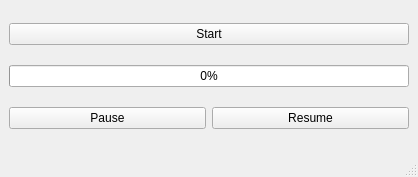
<?xml version="1.0" encoding="UTF-8"?>
<ui version="4.0">
 <class>Widget</class>
 <widget class="QMainWindow" name="Widget">
  <property name="geometry">
   <rect>
    <x>0</x>
    <y>0</y>
    <width>418</width>
    <height>177</height>
   </rect>
  </property>
  <property name="windowTitle">
   <string>Widget</string>
  </property>
  <widget class="QWidget" name="centralwidget">
   <layout class="QVBoxLayout" name="verticalLayout">
    <item>
     <widget class="QPushButton" name="pbStart">
      <property name="text">
       <string>Start</string>
      </property>
     </widget>
    </item>
    <item>
     <widget class="QProgressBar" name="progressBar">
      <property name="value">
       <number>0</number>
      </property>
     </widget>
    </item>
    <item>
     <layout class="QHBoxLayout" name="horizontalLayout">
      <item>
       <widget class="QPushButton" name="pbPause">
        <property name="text">
         <string>Pause</string>
        </property>
       </widget>
      </item>
      <item>
       <widget class="QPushButton" name="pbResume">
        <property name="text">
         <string>Resume</string>
        </property>
       </widget>
      </item>
     </layout>
    </item>
   </layout>
  </widget>
  <widget class="QStatusBar" name="statusbar"/>
  <widget class="QMenuBar" name="menubar">
   <property name="geometry">
    <rect>
     <x>0</x>
     <y>0</y>
     <width>418</width>
     <height>26</height>
    </rect>
   </property>
  </widget>
 </widget>
 <resources/>
 <connections/>
</ui>
